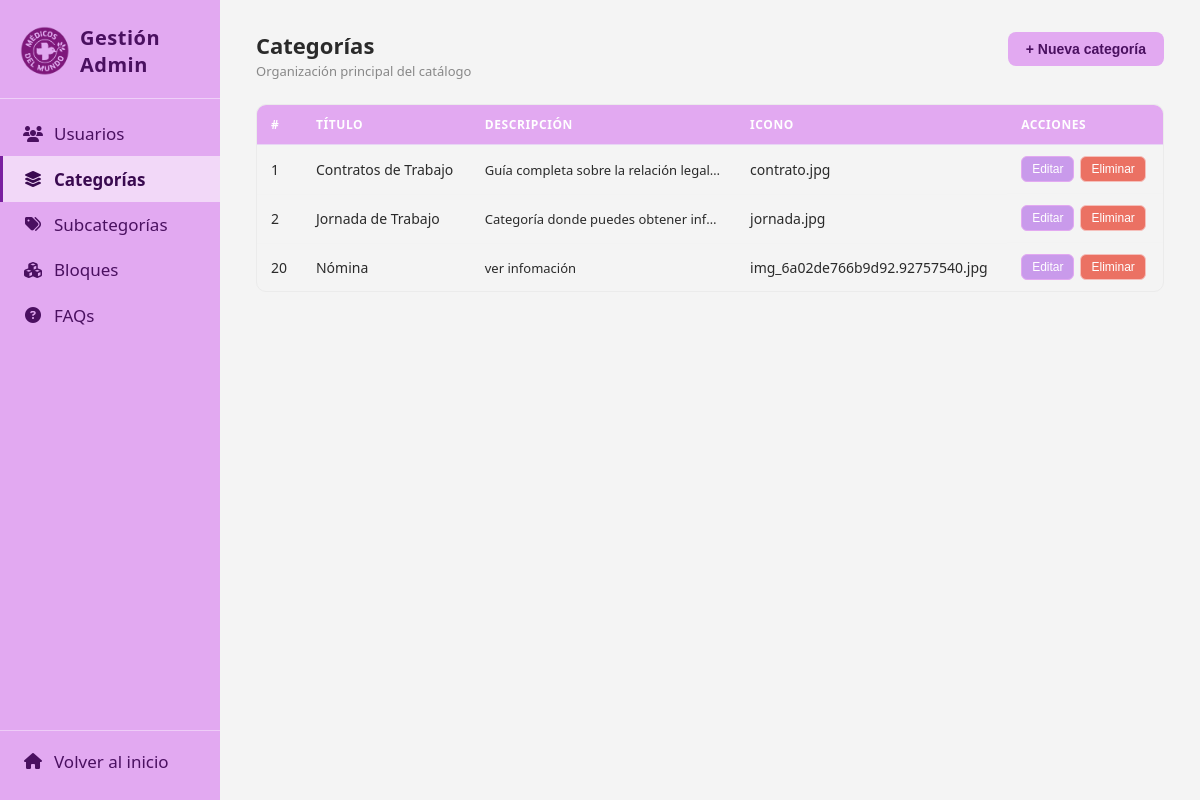
The page /medimundo7/medimundo7/gestion_admin.php?seccion=categorias on the database its author committed.
### tables this page shows
CREATE TABLE `categoria` (
  `id_categoria` int(11) NOT NULL,
  `titulo` varchar(150) NOT NULL,
  `descripcion` varchar(255) DEFAULT NULL,
  `icono` varchar(100) DEFAULT NULL,
  `id_madre` int(11) DEFAULT NULL,
  `fecha_actualizacion` date DEFAULT NULL
);

### medimundo7/medimundo7/clases/gestion.php (called while the page is built, shortened)
<?php
class GestionAdmin {
    private $conn;
    public function __construct($db) {
        $this->conn = $db;
    }
    public function listarCategorias() {
        $query = "SELECT * FROM categoria WHERE id_madre IS NULL ORDER BY titulo ASC";
        $stmt = $this->conn->prepare($query);
        $stmt->execute();
        return $stmt->fetchAll(PDO::FETCH_ASSOC);
    }
}
?>

### medimundo7/medimundo7/gestion_admin.php (the view, shortened to what this page needs)
<?php
require_once 'clases/faq.php';
require_once 'clases/gestion.php';
$database = new Database();
$db       = $database->getConnection();
$admin    = new GestionAdmin($db);
$seccion = isset($_GET['seccion']) ? $_GET['seccion'] : 'usuarios';
$usuarios       = ($seccion === 'usuarios')       ? $admin->listarUsuarios()       : [];
$categorias     = ($seccion === 'categorias')     ? $admin->listarCategorias()     : [];
?>
<!DOCTYPE html>
<html lang="es">
<head>
    <link rel="stylesheet" href="estilos.css">
    <link rel="stylesheet" href="https://cdnjs.cloudflare.com/ajax/libs/font-awesome/6.5.1/css/all.min.css">
</head>
<body>
<div class="layout">
    <aside class="sidebar">
    <div class="sidebar-logo">
        <img src="img/logomorado.png" alt="Logo" class="sidebar-logo-img" onerror="this.style.display='none'">
        <span class="sidebar-logo-texto">Gestión Admin</span>
    </div>
    <nav class="sidebar-nav">
        <a href="?seccion=usuarios"
           class="nav-item <?php echo ($seccion === 'usuarios') ? 'activo' : ''; ?>">
            <i class="fa-solid fa-users nav-icono"></i>
            <span>Usuarios</span>
        </a>
        <a href="?seccion=categorias"
           class="nav-item <?php echo ($seccion === 'categorias') ? 'activo' : ''; ?>">
            <i class="fa-solid fa-layer-group nav-icono"></i>
            <span>Categorías</span>
        </a>
        <a href="?seccion=subcategorias"
           class="nav-item <?php echo ($seccion === 'subcategorias') ? 'activo' : ''; ?>">
            <i class="fa-solid fa-tags nav-icono"></i>
            <span>Subcategorías</span>
        </a>
        <a href="?seccion=bloques"
           class="nav-item <?php echo ($seccion === 'bloques') ? 'activo' : ''; ?>">
            <i class="fa-solid fa-cubes nav-icono"></i>
            <span>Bloques</span>
        </a>
        <a href="?seccion=faqs"
           class="nav-item <?php echo ($seccion === 'faqs') ? 'activo' : ''; ?>">
            <i class="fa-solid fa-circle-question nav-icono"></i>
            <span>FAQs</span>
        </a>
    </nav>
    <div class="sidebar-footer">
        <a href="index.php" class="nav-item">
            <i class="fa-solid fa-house nav-icono"></i>
            <span>Volver al inicio</span>
        </a>
    </div>
</aside>
    <main class="main">
        <?php if ($seccion === 'usuarios'): ?>
        <div class="seccion-cabecera">
            <div>
                <h1 class="seccion-titulo">Usuarios</h1>
                <p class="seccion-sub">Gestión de cuentas registradas</p>
            </div>
            <button class="btn-primario" onclick="abrirModal('modal-crear-usuario')">+ Nuevo usuario</button>
        </div>
        <div class="tabla-contenedor">
            <table class="tabla">
                <thead>
                    <tr>
                        <th>#</th>
                        <th>Nombre</th>
                        <th>Email</th>
                        <th>Rol</th>
                        <th>Acciones</th>
                    </tr>
                </thead>
                <tbody>
                    <?php if (empty($usuarios)): ?>
                        <tr><td colspan="5" class="tabla-vacia">No hay usuarios registrados.</td></tr>
                    <?php else: ?>
                        <?php foreach ($usuarios as $u): ?>
                        <tr>
                            <td><?php echo (int)$u['id_usuario']; ?></td>
                            <td>
                                <span class="avatar"><?php echo strtoupper(substr($u['nombre'], 0, 2)); ?></span>
                                <?php echo htmlspecialchars($u['nombre']); ?>
                            </td>
                            <td><?php echo htmlspecialchars($u['email']); ?></td>
                            <td>
                                <span class="badge <?php echo ((int)$u['id_rol'] === 1) ? 'badge-lila' : 'badge-gris'; ?>">
                                    <?php echo ((int)$u['id_rol'] === 1) ? 'Admin' : 'Usuario'; ?>
                                </span>
                            </td>
                            <td class="acciones">
                                <button class="btn-icono btn-editar"
                                    onclick="abrirEditar('modal-editar-usuario', {
                                        id_usuario: '<?php echo (int)$u['id_usuario']; ?>',
                                        nombre:     '<?php echo htmlspecialchars($u['nombre'], ENT_QUOTES); ?>',
                                        email:      '<?php echo htmlspecialchars($u['email'], ENT_QUOTES); ?>',
                                        id_rol:     '<?php echo (int)$u['id_rol']; ?>'
                                    })">Editar</button>
                                <button class="btn-icono btn-eliminar"
                                    onclick="confirmarEliminar('form-del-usuario', '<?php echo (int)$u['id_usuario']; ?>', '<?php echo htmlspecialchars($u['nombre'], ENT_QUOTES); ?>')">
                                    Eliminar</button>
                            </td>
                        </tr>
                        <?php endforeach; ?>
                    <?php endif; ?>
                </tbody>
            </table>
        </div>
        <div class="modal-fondo" id="modal-crear-usuario">
            <div class="modal">
                <div class="modal-cabecera">
                    <h2>Nuevo usuario</h2>
                    <button class="modal-cerrar" onclick="cerrarModal('modal-crear-usuario')">✕</button>
                </div>
                <form method="POST" action="gestion_admin.php">
                    <input type="hidden" name="accion" value="crear_usuario">
                    <div class="campo">
                        <label for="cu-nombre">Nombre</label>
                        <input type="text" id="cu-nombre" name="nombre" required>
                    </div>
                    <div class="campo">
                        <label for="cu-email">Email</label>
                        <input type="email" id="cu-email" name="email" required>
                    </div>
                    <div class="campo">
                        <label for="cu-pass">Contraseña</label>
                        <input type="password" id="cu-pass" name="password" required>
                    </div>
                    <div class="campo">
                        <label for="cu-rol">Rol</label>
                        <select id="cu-rol" name="id_rol">
                            <option value="1">Admin</option>
                            <option value="2" selected>Usuario</option>
                        </select>
                    </div>
                    <div class="modal-botones">
                        <button type="button" class="btn-secundario" onclick="cerrarModal('modal-crear-usuario')">Cancelar</button>
                        <button type="submit" class="btn-primario">Guardar</button>
                    </div>
                </form>
            </div>
        </div>
        <div class="modal-fondo" id="modal-editar-usuario">
            <div class="modal">
                <div class="modal-cabecera">
                    <h2>Editar usuario</h2>
                    <button class="modal-cerrar" onclick="cerrarModal('modal-editar-usuario')">✕</button>
                </div>
                <form method="POST" action="gestion_admin.php">
                    <input type="hidden" name="accion" value="editar_usuario">
                    <input type="hidden" name="id_usuario" id="eu-id">
                    <div class="campo">
                        <label for="eu-nombre">Nombre</label>
                        <input type="text" id="eu-nombre" name="nombre" required>
                    </div>
                    <div class="campo">
                        <label for="eu-email">Email</label>
                        <input type="email" id="eu-email" name="email" required>
                    </div>
                    <div class="campo">
                        <label for="eu-rol">Rol</label>
                        <select id="eu-rol" name="id_rol">
                            <option value="1">Admin</option>
                            <option value="2">Usuario</option>
                        </select>
                    </div>
                    <div class="modal-botones">
                        <button type="button" class="btn-secundario" onclick="cerrarModal('modal-editar-usuario')">Cancelar</button>
                        <button type="submit" class="btn-primario">Guardar cambios</button>
                    </div>
                </form>
            </div>
        </div>
        <form method="POST" action="gestion_admin.php" id="form-del-usuario" style="display:none">
            <input type="hidden" name="accion" value="eliminar_usuario">
            <input type="hidden" name="id_usuario" id="del-usuario-id">
        </form>
        <!-- ══════════════════════════════════════════
             SECCIÓN: CATEGORÍAS
        ══════════════════════════════════════════ -->
        <?php elseif ($seccion === 'categorias'): ?>
        <div class="seccion-cabecera">
            <div>
                <h1 class="seccion-titulo">Categorías</h1>
                <p class="seccion-sub">Organización principal del catálogo</p>
            </div>
            <button class="btn-primario" onclick="abrirModal('modal-crear-cat')">+ Nueva categoría</button>
        </div>
        <div class="tabla-contenedor">
            <table class="tabla">
                <thead>
                    <tr>
                        <th>#</th>
                        <th>Título</th>
                        <th>Descripción</th>
                        <th>Icono</th>
                        <th>Acciones</th>
                    </tr>
                </thead>
                <tbody>
                    <?php if (empty($categorias)): ?>
                        <tr><td colspan="5" class="tabla-vacia">No hay categorías.</td></tr>
                    <?php else: ?>
                        <?php foreach ($categorias as $c): ?>
                        <tr>
                            <td><?php echo (int)$c['id_categoria']; ?></td>
                            <td><?php echo htmlspecialchars($c['titulo']); ?></td>
                            <td class="celda-descripcion"><?php echo htmlspecialchars($c['descripcion'] ?? '—'); ?></td>
                            <td><?php echo htmlspecialchars($c['icono'] ?? '—'); ?></td>
                            <td class="acciones">
                                <button class="btn-icono btn-editar"
                                    onclick="abrirEditar('modal-editar-cat', {
                                        id_categoria: '<?php echo (int)$c['id_categoria']; ?>',
                                        titulo:       '<?php echo htmlspecialchars($c['titulo'], ENT_QUOTES); ?>',
                                        descripcion:  '<?php echo htmlspecialchars($c['descripcion'] ?? '', ENT_QUOTES); ?>',
                                        icono:        '<?php echo htmlspecialchars($c['icono'] ?? '', ENT_QUOTES); ?>'
                                    })">Editar</button>
                                <button class="btn-icono btn-eliminar"
                                    onclick="confirmarEliminar('form-del-cat', '<?php echo (int)$c['id_categoria']; ?>', '<?php echo htmlspecialchars($c['titulo'], ENT_QUOTES); ?>')">
                                    Eliminar</button>
                            </td>
                        </tr>
                        <?php endforeach; ?>
                    <?php endif; ?>
                </tbody>
            </table>
        </div>
        <?php endif; ?>
    </main>
</div>
</body>
</html>

### medimundo7/medimundo7/estilos.css (style rules this page uses)
*, *::before, *::after { box-sizing: border-box; margin: 0; padding: 0; }
body { font-family: 'Segoe UI', sans-serif; font-size: 15px; background-color: #e2a9f1; color: #2a2a2a; display: flex; flex-direction: column; min-height: 100vh; }
.layout { display: flex; min-height: 100vh; }
.sidebar { width: 220px; min-height: 100vh; background: #e2a9f1; display: flex; flex-direction: column; flex-shrink: 0; position: sticky; top: 0; height: 100vh; overflow-y: auto; }
.sidebar-logo { display: flex; align-items: center; gap: 10px; padding: 1.5rem 1.25rem 1.25rem; border-bottom: 1px solid rgba(255, 255, 255, 0.45); margin-bottom: 0.5rem; }
.sidebar-logo-img { width: 50px; height: 50px; object-fit: contain; }
.sidebar-logo-texto { font-size: 20px; font-weight: 700; color: #4a1060; letter-spacing: 0.5px; }
.sidebar-nav { flex: 1; display: flex; flex-direction: column; padding: 0.25rem 0; }
.nav-item { display: flex; align-items: center; gap: 11px; padding: 0.7rem 1.25rem; text-decoration: none; color: #4a1060; font-size: 17px; font-weight: 500; border-left: 3px solid transparent; transition: background 0.15s, border-color 0.15s; cursor: pointer; }
.nav-item.activo { background: rgba(255, 255, 255, 0.55); border-left-color: #7a1fa0; color: #3a0a50; font-weight: 600; }
.nav-icono { font-size: 16px; width: 20px; text-align: center; flex-shrink: 0; }
.sidebar-footer { padding-bottom: 1rem; border-top: 1px solid rgba(255, 255, 255, 0.4); padding-top: 0.5rem; }
.main { flex: 1; padding: 2rem 2.25rem; background: #f4f4f4; overflow-y: auto; min-width: 0; }
.seccion-cabecera { display: flex; align-items: flex-start; justify-content: space-between; margin-bottom: 1.5rem; gap: 1rem; }
.seccion-titulo { font-size: 22px; font-weight: 700; color: #2a2a2a; line-height: 1.2; }
.seccion-sub { font-size: 13px; color: #888; margin-top: 4px; }
.tabla-contenedor { overflow-x: auto; border: 1px solid #ebebeb; border-radius: 10px; }
.tabla { width: 100%; border-collapse: collapse; font-size: 14px; }
.tabla thead tr { background: #e2a9f1; }
.tabla th { text-align: left; padding: 11px 14px; font-size: 12px; font-weight: 600; color: #ffffff; text-transform: uppercase; letter-spacing: 0.05em; border-bottom: 1px solid #e8d5f5; white-space: nowrap; }
.tabla td { padding: 11px 14px; vertical-align: middle; border-bottom: 1px solid #f3f3f3; color: #2a2a2a; }
.tabla tbody tr:last-child td { border-bottom: none; }
.celda-descripcion { max-width: 260px; overflow: hidden; text-overflow: ellipsis; white-space: nowrap; color: #555; font-size: 13px; }
.btn-primario { background: #e2a9f1; color: #4a1060; border: none; border-radius: 8px; padding: 9px 18px; font-size: 14px; font-weight: 600; cursor: pointer; transition: background 0.15s, transform 0.1s; white-space: nowrap; }
.acciones { display: flex; gap: 6px; align-items: center; white-space: nowrap; }
.btn-icono { display: inline-flex; align-items: center; gap: 4px; padding: 5px 10px; font-size: 12px; font-weight: 500; border-radius: 6px; cursor: pointer; border: 1px solid transparent; transition: background 0.15s; }
.btn-editar { background: #c99aeb; color: #fff; border-color: #e2a9f1; }
.btn-eliminar { background: #eb7163; color: #fff; border-color: #f5c0bc; }

### rows shown on the page
categoria: id_categoria "1", titulo "Contratos de Trabajo", descripcion "Guía completa sobre la relación legal…", icono "contrato.jpg"
categoria: id_categoria "2", titulo "Jornada de Trabajo", descripcion "Categoría donde puedes obtener inf…", icono "jornada.jpg"
categoria: id_categoria "20", titulo "Nómina", descripcion "ver infomación", icono "img_6a02de766b9d92.92757540.jpg"
